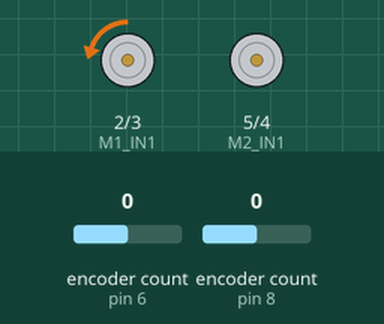
Recording of a sketch running on a simulated Arduino Uno, built with avr-gcc and run on an emulated ATmega328P. Shown: motor-driver pin pairs drawn as motors (green arrow = first pin HIGH = forward, orange = second pin HIGH = backward, longer = more drive). Inputs (shaded band) come from the test bench; at power-on: encoder count (sensors on pin 6, pin 8) 0. What the sketch prints to the serial monitor is not drawn.

Above: at 5.15 s.
At 5.7 s:
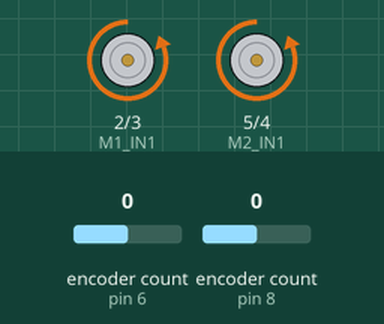
Timing chart, 0 to 7.2 s (numbered marks = the images above):
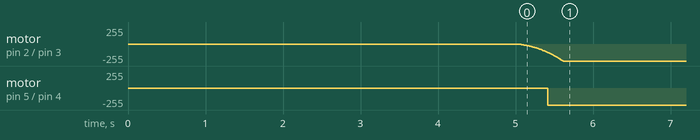

Measured:
- by itself, motor on pin 2 (M1_IN1) / pin 3 (M1_IN2): moves from stopped to backward 255/255 over 0.61 s
- by itself, motor on pin 5 (M2_IN1) / pin 4 (M2_IN2): stopped → backward 255/255 at 5.4 s

The sketch:

motorPID_both.ino
```cpp
//Uses motor encoder to determine current velocity
#include <Encoder.h>
//#include <SimplyAtomic.h>
#include <Adafruit_MCP3008.h>

Adafruit_MCP3008 adc1;
Adafruit_MCP3008 adc2;

const unsigned int ADC_1_CS = A3;
const unsigned int ADC_2_CS = A2;

//interrupt pins
const unsigned int M1_IN1 = 2;
const unsigned int M1_IN2 = 3;
const unsigned int M2_IN1 = 5;
const unsigned int M2_IN2 = 4;

//encoder pins
const unsigned int M1_ENCA = 6;
const unsigned int M1_ENCB = 7;
const unsigned int M2_ENCA = 8;
const unsigned int M2_ENCB = 9;

int M1_PWM = 0;
int M2_PWM = 0;

int prevTime = 0;
int prevReadM1 = 0;
int prevReadM2 = 0;
float curVelM1, curVelM2;
float targetVel = 0.3; //vel in m/s
//float prevVelM1 = 0;
//float prevVelM2 = 0;
float errorM1 = 0;
float integralM1 = 0;
float derivM1 = 0;
float prevErrorM1 = 0;
float errorM2 = 0;
float integralM2 = 0;
float derivM2 = 0;
float prevErrorM2 = 0;

Encoder enc1(M1_ENCA, M1_ENCB);
Encoder enc2(M2_ENCA, M2_ENCB);

void M1_forward(unsigned int PWM) {
  analogWrite(M1_IN1, 0);
  analogWrite(M1_IN2, PWM);
}

void M1_stop() {
  analogWrite(M1_IN1, 0);
  analogWrite(M1_IN2, 0);
}

void M2_forward(unsigned int PWM) {
  analogWrite(M2_IN1, 0);
  analogWrite(M2_IN2, PWM);
}

void M2_stop() {
  analogWrite(M2_IN1, 0);
  analogWrite(M2_IN2, 0);
}

void setup() {
  // put your setup code here, to run once:
  Serial.begin(115200);
  adc1.begin(ADC_1_CS);
  adc2.begin(ADC_2_CS);

  pinMode(M1_IN1, OUTPUT);
  pinMode(M1_IN2, OUTPUT);
  pinMode(M2_IN1, OUTPUT);
  pinMode(M2_IN2, OUTPUT);
  //M1_forward(35); //M1 forward at PWM = 35
  delay(5000);
  prevReadM1 = enc1.read();
  prevReadM2 = enc2.read();
  prevTime = micros();
}

void loop() {
  // put your main code here, to run repeatedly:
  long curTime = micros(); //time since Arduino started in microseconds
  int curReadM1 = enc1.read();
  /*Serial.print("prevReadM1: ");
  Serial.print(prevReadM1);
  Serial.print("   curReadM1: ");
  Serial.print(curReadM1);
  Serial.println();*/
  int curReadM2 = enc2.read();
  float deltaTime = ((float) (curTime - prevTime))/1.0e6; //delta T in seconds
  /*Serial.print("deltaT: ");
  Serial.print(deltaTime);
  Serial.println();*/
  float curRotM1 = (curReadM1 - prevReadM1)/deltaTime;  //encoder counts/second
  /*Serial.print("curRotM1: ");
  Serial.print(curRotM1);
  Serial.println();*/
  float curRotM2 = (curReadM2 - prevReadM2)/deltaTime;  //encoder counts/second

  //update stored values
  prevTime = curTime;
  prevReadM1 = curReadM1;
  prevReadM2 = curReadM2;

  //convert current measured velocity in counts/sec to vel in m/s
  curVelM1 = curRotM1/360*0.032*M_PI;   //current measured velocity on M1
  Serial.println();
  Serial.print("curVelM1:");
  Serial.print(curVelM1);
  Serial.print(" ");
  curVelM2 = curRotM2/360*0.032*M_PI;   //current measured velocity on M2

  /*
  Serial.print(curVelM1);
  Serial.println();
  */

  //PID coeffs
  float KpM1 = 4;
  float KiM1 = 0.1;
  float KdM1 = 0;

  float KpM2 = 4;
  float KiM2 = 0.1;
  float KdM2 = 0;

  //error signal e(t)
  errorM1 = targetVel - curVelM1;
  /*Serial.print("errorM1:");
  Serial.print(errorM1);
  Serial.print(" ");*/
  //integral signal (add error under the curve)
  integralM1 = integralM1 + errorM1*deltaTime;
  /*Serial.print("integralM1:");
  Serial.print(integralM1);
  Serial.print(" ");*/
  //derivative signal
  derivM1 = (errorM1 - prevErrorM1)/deltaTime;
  /*
  Serial.print("derivM1:");
  Serial.print(derivM1);
  Serial.print(" ");*/

  errorM2 = targetVel - curVelM2;
  integralM2 = integralM2 + errorM2*deltaTime;
  derivM2 = (errorM2 - prevErrorM2)/deltaTime;

  //corrected signals u(t)
  float uM1 = KpM1*errorM1 + KiM1*integralM1 + KdM1*derivM1;
  float uM2 = KpM2*errorM2 + KiM2*integralM2 + KdM1*derivM2;

  //update stored error value
  prevErrorM1 = errorM1;
  prevErrorM2 = errorM2;

  //adjust PWM on M1
  M1_PWM = M1_PWM + uM1;
  if (M1_PWM > 255)
    M1_PWM = 255;
  else if (M1_PWM < 0)
    M1_PWM = 0;

  //adjust PWM on M2
  M2_PWM = M2_PWM + uM2;
  if (M2_PWM > 255)
    M2_PWM = 255;
  else if (M2_PWM < 0)
    M2_PWM = 0;

  M1_forward(M1_PWM);
  M2_forward(M2_PWM);

  Serial.print("targetVel:");
  Serial.print(targetVel);
  /*Serial.print("   ");
  Serial.print("uM1:");
  Serial.print(uM1);*/
  Serial.println();

  delay(10);
}

void pidM1(){

}

void pidM2(){

}
```
